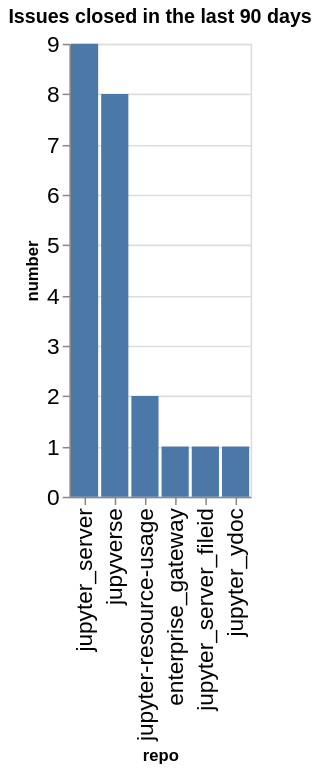

Notebook code cell kept with this figure:
### Code cell
closed_counts = closed.groupby(['org', 'repo']).count()['number'].reset_index()
closed_counts['org/repo'] = closed_counts.apply(lambda a: a['org'] + '/' + a['repo'], axis=1)
sorted_vals = closed_counts.sort_values(['number'], ascending=False)['repo'].values
alt.Chart(data=closed_counts, title=f"Issues closed in the last {n_days} days").mark_bar().encode(
    x=alt.X('repo', sort=alt.Sort(sorted_vals.tolist())),
    y='number',
)

### Figure 1 — Vega-Lite specification as saved in the notebook (floating-point values rounded to 4 significant figures)
{"config": {"axisLeft": {"labelFontSize": 15}, "axisBottom": {"labelFontSize": 15}}, "data": {"name": "data-4e3f1a4b970e72007991748f44cdd627"}, "mark": {"type": "bar"}, "encoding": {"x": {"field": "repo", "sort": ["jupyter_server", "jupyverse", "jupyter-resource-usage", "enterprise_gateway", "jupyter_server_fileid", "jupyter_ydoc"], "type": "nominal"}, "y": {"field": "number", "type": "quantitative"}}, "title": "Issues closed in the last 90 days", "$schema": "https://vega.github.io/schema/vega-lite/v5.20.1.json", "datasets": {"data-4e3f1a4b970e72007991748f44cdd627": [{"org": "jupyter-server", "repo": "enterprise_gateway", "number": 1, "org/repo": "jupyter-server/enterprise_gateway"}, {"org": "jupyter-server", "repo": "jupyter-resource-usage", "number": 2, "org/repo": "jupyter-server/jupyter-resource-usage"}, {"org": "jupyter-server", "repo": "jupyter_server", "number": 9, "org/repo": "jupyter-server/jupyter_server"}, {"org": "jupyter-server", "repo": "jupyter_server_fileid", "number": 1, "org/repo": "jupyter-server/jupyter_server_fileid"}, {"org": "jupyter-server", "repo": "jupyter_ydoc", "number": 1, "org/repo": "jupyter-server/jupyter_ydoc"}, {"org": "jupyter-server", "repo": "jupyverse", "number": 8, "org/repo": "jupyter-server/jupyverse"}]}}
